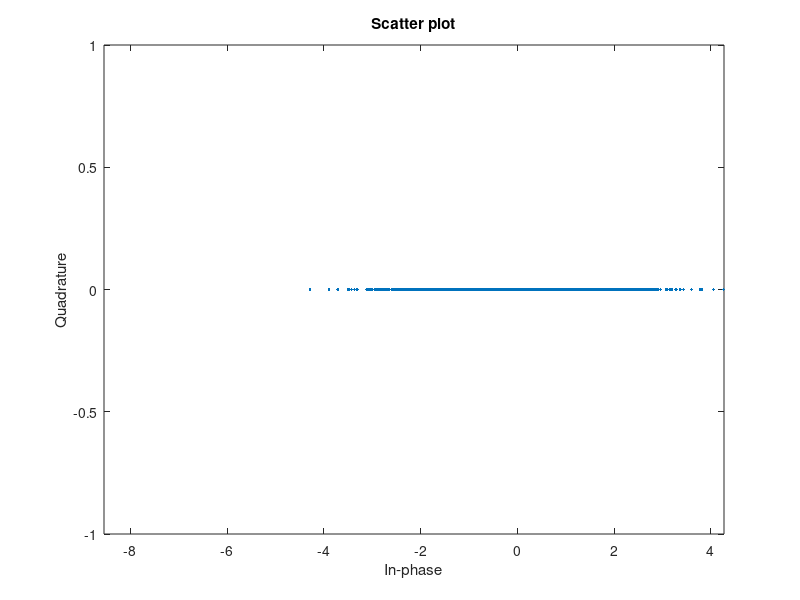

MATLAB code for this plot: (Note: this script raises an error after producing the figure.)
c=[-1 1];
M = length(c);
data = randi([0 M-1],2000,1);
modData = genqammod(data,c);
rxSig = awgn(modData,1,'measured');
h = scatterplot(rxSig);
hold on
scatterplot(c,[],[],'r*',h)
grid
hold off